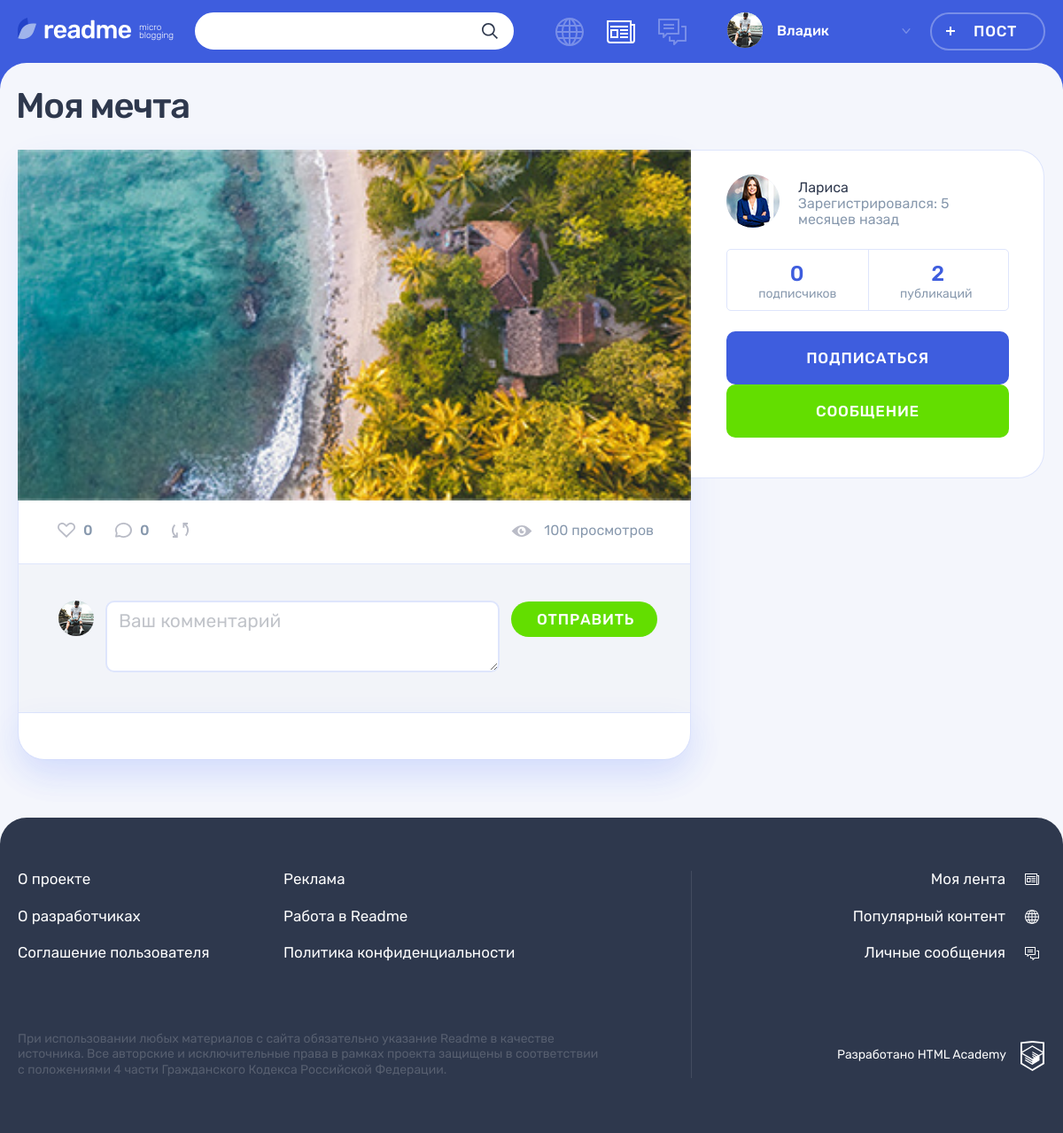
The app's page /post.php?id=4 (signed in) with its own data.
### tables this page shows
CREATE TABLE posts
(
    id           INT AUTO_INCREMENT PRIMARY KEY,
    creationDate TIMESTAMP DEFAULT CURRENT_TIMESTAMP,
    title        VARCHAR(128),
    content      VARCHAR(255),
    typeID       INT NOT NULL,
    authorId     INT NOT NULL,
    image        VARCHAR(255),
    video        VARCHAR(255),
    link         VARCHAR(255),
    views        INT,
    author       VARCHAR(128),
    repostCount  VARCHAR(128),
    FOREIGN KEY (authorId) REFERENCES users (id),
    FOREIGN KEY (typeId) REFERENCES content_type (id)
);

CREATE TABLE users
(
    id               INT AUTO_INCREMENT PRIMARY KEY,
    registrationDate TIMESTAMP DEFAULT CURRENT_TIMESTAMP,
    email            VARCHAR(128) NOT NULL UNIQUE,
    login            VARCHAR(128) UNIQUE,
    password         CHAR(64)     NOT NULL,
    avatar           VARCHAR(255)
);

### helpers.php (called while the page is built, shortened)
<?php
function get_noun_plural_form(int $number, string $one, string $two, string $many): string
{
    $number = (int)$number;
    $mod10 = $number % 10;
    $mod100 = $number % 100;
    switch (true) {
        default:
            return $many;
    }
}
function include_template($name, array $data = [])
{
    $name = 'templates/'.$name;
    extract($data);
    require $name;
    $result = ob_get_clean();
    return $result;
}
function generate_random_date($index)
{
    $deltas = [['minutes' => 59], ['hours' => 23], ['days' => 6], ['weeks' => 4], ['months' => 11]];
    $dcnt = count($deltas);
    $delta = $deltas[$index];
    $timeval = rand(1, current($delta));
    $timename = key($delta);
    $ts = strtotime("$timeval $timename ago");
    $dt = date('Y-m-d H:i:s', $ts);
    return $dt;
}

### functions.php (called while the page is built, shortened)
<?php
function DateFormat($index, $data = '')
{
    $RandomDate = date_create(generate_random_date($index));
    if (! empty($data)) {
        $RandomDate = new DateTime($data);
    }
    $current_time = new DateTime();
    $date = $current_time->diff($RandomDate);
    if ($date->format('%y') >= 1) {
        return $RandomDate->format("d-M-Y");
    } elseif (1.25 <= ((int)$date->format('%m')) + ($date->format('%d')) / 31) {
        return seePlural($date->format('%m'), 'месяц', 'месяца', 'месяцев');
    } elseif ((1 <= $date->format('%d'))) {
        return seePlural($date->format('%d'), 'день', 'дня', 'дней');
    } elseif (1 <= $date->format('%h')) {
        return seePlural($date->format('%h'), 'час', 'часа', 'часов');
    } else {
        return seePlural($date->format('%i'), 'минута', 'минуты', 'минут');
    }
}
function seePlural($str, $one, $two, $many, $ending = ' назад')
{
    return $str.' '.get_noun_plural_form($str, $one, $two, $many).$ending;
}
function SqlRequest($reques, $from, $where, $con, $id = '', $as = '', $join = "")
{
    $sql = sprintf("SELECT  %s %s  from %s %s WHERE %s %s", $reques, $as, $from, $join, $where, $id);
    $result = mysqli_query($con, $sql);
    $data = mysqli_fetch_all($result, MYSQLI_ASSOC);
    return $data;
}

### templates/widgets/postCreateUser.php (the view, shortened to what this page needs)
<div class="post-details__user user">
    <div class="post-details__user-info user__info">
        <div class="post-details__avatar user__avatar">
            <a class="post-details__name user__name" href="#">
                <a class="post-details__avatar-link user__avatar-link" href="../profileControl.php?UserId=<?= $postAuthor['authorId']?>" >
                    <img class="post-details__picture user__picture"
                         src="../img/<?= strip_tags($postAuthor['avatar']) ?>" alt="Аватар пользователя">
                </a>
        </div>
         <div class="post-details__name-wrapper user__name-wrapper">
            <span><?= strip_tags($postAuthor['login']) ?> </span>
            <br>
            <time class="post-details__time user__time" datetime="2014-03-20">Зарегистрировался: <?= DateFormat(0, $postAuthor['registrationDate']) ?></time>
        </div>
    </div>
    <div class="post-details__rating user__rating">
        <p class="post-details__rating-item user__rating-item user__rating-item--subscribers">
            <span class="post-details__rating-amount user__rating-amount"><?= strip_tags($subscribersCount) ?></span>
            <span class="post-details__rating-text user__rating-text">подписчиков</span>
        </p>
        <p class="post-details__rating-item user__rating-item user__rating-item--publications">
            <span class="post-details__rating-amount user__rating-amount"><?= strip_tags($postsCount) ?></span>
            <span class="post-details__rating-text user__rating-text">публикаций</span>
        </p>
    </div>
    <?php if (intval($postAuthor['authorId']) !==  intval($sessionId)) { ?>
        <div class="post-details__user-buttons user__buttons">
            <form action="../post.php?id=<?= intval($id) ?>"
                  method="post">
                <button class="profile__user-button user__button user__button--subscription button button--main"
                        style="width: 100%;"
                        type="submit"><?= $isSubscribed ? "Подписаться" : "Отписаться" ?></button>
            </form>
            <a class="user__button user__button--writing button button--green"
               href="messages.php?newMessage=<?= $postAuthor['authorId'] ?>&id=<?= $postAuthor['authorId'] ?>">Сообщение</a>
        </div>
    <?php } ?>
</div>

### templates/postPhoto.php (shortened to what this page needs)
<main class="page__main page__main--publication">
    <div class="container">
        <h1 class="page__title page__title--publication"><?= strip_tags($post['title']); ?></h1>
        <section class="post-details">
            <div class="post-details__wrapper post-photo">
                <div class="post-details__main-block post post--details">
                    <div class="post-details__image-wrapper post-photo__image-wrapper">
                        <img src="../img/<?= strip_tags($post['content']) ?>" alt="Фото от пользователя" width="760"
                             height="507">
                    </div>
                    <div class="post__indicators">
                        <?= $post[0]['likesRepostsComments']; ?>
                    </div>
                    <div class="comments">
                        <?php echo $post[0]['commentForm'],$post[0]['comments']; ?>
                    </div>
                </div>
                <?= $post[0]['postCreator']; ?>
            </div>
        </section>
    </div>
</main>

### records on screen
posts: title "Моя мечта", content (picture), authorId.avatar (picture), authorId.login "Лариса", authorId.registrationDate "5 месяцев назад"

### other values on screen
strip_tags($userName) "Владик"
strip_tags($like) "0"
strip_tags($comment) "0"
strip_tags($view) "100"
strip_tags($subscribersCount) "0"
strip_tags($postsCount) "2"
